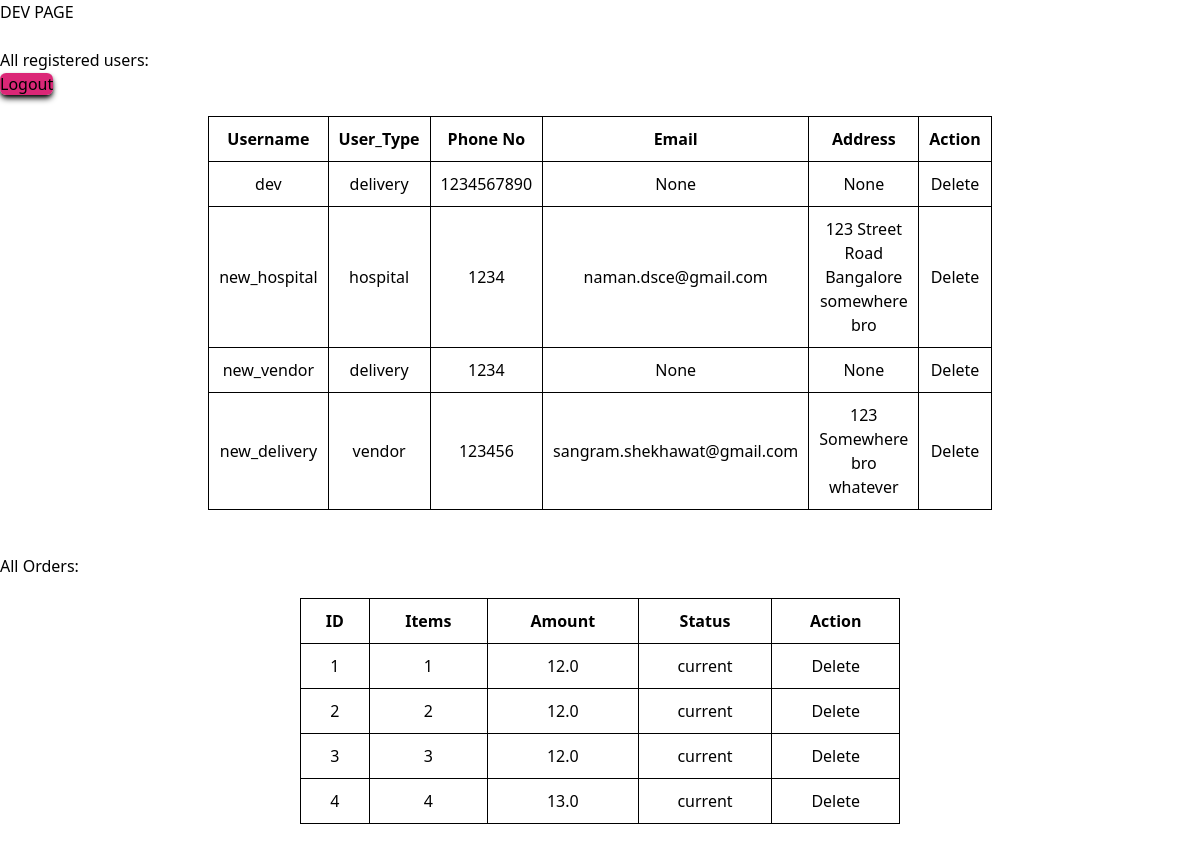
Screenshot of /dev_page (signed in) with the database file from the repository.
### app/models.py (models this page shows, shortened)
class User(db.Model, UserMixin):
    id = db.Column(db.Integer, primary_key=True)
    username = db.Column(db.String(80), unique=True, nullable=False)
    password_hash = db.Column(db.String(120), nullable=False)
    user_type = db.Column(db.String(50), nullable=False)
    email = db.Column(db.String(50),nullable = True)
    phone_no = db.Column(db.String(10),nullable = True)
    address = db.Column(db.String(80),nullable = True)

class Order(db.Model):
    id = db.Column(db.Integer, primary_key=True)
    item = db.Column(db.String(80), nullable=False)
    amount = db.Column(db.Float, nullable=False)
    hospital_username = db.Column(db.String(80), db.ForeignKey('user.username'), nullable=False)
    status = db.Column(db.String(50), nullable=False, default='current')
    urgency = db.Column(db.Integer, default=False)
    timestamp = db.Column(db.DateTime, nullable=False, default=datetime.utcnow)
    vendor = db.Column(db.String(80), nullable = True)
    phone_no = db.Column(db.String(10),nullable = True)
    distance = db.Column(db.Integer, nullable = True)

### app/routes.py (the view)
@bp.route("/dev_page")
def dev_page():
    if not current_user.is_authenticated:
        return redirect(url_for('routes.login'))
    if  current_user.username != 'dev':
        return redirect(url_for('routes.access_denied'))
    all_users = User.query.all()
    all_orders = Order.query.all()
    return render_template('dev_page.html', all_users = all_users, all_orders = all_orders)

### app/models.py (called while the page is built)
@login_manager.user_loader
def load_user(user_id):
    return User.query.get(int(user_id))

### app/templates/dev_page.html (shortened to what this page needs)
{% extends "base.html" %}
{% block content %}
<h2> DEV PAGE</h2>
<br>
<p>All registered users: </p>
<a class="w-32 ml-10 h-12 bg-pink-600 rounded-md outline-none border-none shadow-md shadow-black"href="/logout">Logout</a>
<div class = "table-container">
    <table>
        <tr>
            <td>
                <b>Username</b>
            </td>
            <td>
                <b>User_Type</b>
            </td>
            <td>
                <b>Phone No</b>
            </td>
            <td>
                <b>Email</b>
            </td>
            <td>
                <b>Address</b>
            </td>
            <td>
                <b>Action</b>
            </td>
        </tr>
        {% for user in all_users %}
        {% if user.username != 'admin' %}
        <tr>
            <td>
                {{user.username}}
            </td>
            <td>
                {{user.user_type}}
            </td>
            <td>
                {{user.phone_no}}
            </td>
            <td>
                {{user.email}}
            </td>
            <td>
                {{user.address}}
            </td>
            <td>
                <form action="{{url_for('routes.dev_user_delete', user_id = user.id)}}">
                    <button type = "submit">Delete</button>
                </form>
            </td>
        </tr>
        {% endif %}
        {% endfor %}
    </table>
</div>
<br>
<p>All Orders: </p>
<div class = "table-container">
    <table>
        <tr>
            <td>
                <b>ID</b>
            </td>
            <td>
                <b>Items</b>
            </td>
            <td>
                <b>Amount</b>
            </td>
            <td>
                <b>Status</b>
            </td>
            <td>
                <b>Action</b>
            </td>
        </tr>
        {% for order in all_orders %}
        <tr>
            <td>
                {{order.id}}
            </td>
            <td>
                {{order.item}}
            </td>
            <td>
                {{order.amount}}
            </td>
            <td>
                {{order.status}}
            </td>
            <td>
                <form action="{{url_for('routes.dev_order_delete', order_id = order.id)}}">
                    <button type = "submit">Delete</button>
                </form>
            </td>
        </tr>
        {% endfor %}
    </table>
</div>
{% endblock %}

### app/templates/base.html (shortened to what this page needs)
<!doctype html>
<html lang="en">
  <head>
    <link rel="stylesheet" href="{{ url_for('static', filename='css/main.css') }}">
  </head>
  <body>
      {% block content %}
      {% endblock %}
  </body>
</html>

### app/static/css/main.css (style rules this page uses)
html, :host { line-height: 1.5; -webkit-text-size-adjust: 100%; -moz-tab-size: 4; -o-tab-size: 4; tab-size: 4; font-family: ui-sans-serif, system-ui, sans-serif, "Apple Color Emoji", "Segoe UI Emoji", "Segoe UI Symbol", "Noto Color Emoji"; font-feature-settings: normal; font-variation-settings: normal; -webkit-tap-highlight-color: transparent; }
body { margin: 0; line-height: inherit; }
h1, h2, h3, h4, h5, h6 { font-size: inherit; font-weight: inherit; }
a { color: inherit; text-decoration: inherit; }
b, strong { font-weight: bolder; }
table { text-indent: 0; border-color: inherit; border-collapse: collapse; }
button, input, optgroup, select, textarea { font-family: inherit; font-feature-settings: inherit; font-variation-settings: inherit; font-size: 100%; font-weight: inherit; line-height: inherit; letter-spacing: inherit; color: inherit; margin: 0; padding: 0; }
button, select { text-transform: none; }
button, input:where([type='button']), input:where([type='reset']), input:where([type='submit']) { -webkit-appearance: button; background-color: transparent; background-image: none; }
blockquote, dl, dd, h1, h2, h3, h4, h5, h6, hr, figure, p, pre { margin: 0; }
button, [role="button"] { cursor: pointer; }
.w-32 { width: 8rem; }
.rounded-md { border-radius: 0.375rem; }
.border-none { border-style: none; }
.bg-pink-600 { --tw-bg-opacity: 1; background-color: rgb(219 39 119 / var(--tw-bg-opacity)); }
.shadow-md { --tw-shadow: 0 4px 6px -1px rgb(0 0 0 / 0.1), 0 2px 4px -2px rgb(0 0 0 / 0.1); --tw-shadow-colored: 0 4px 6px -1px var(--tw-shadow-color), 0 2px 4px -2px var(--tw-shadow-color); box-shadow: var(--tw-ring-offset-shadow, 0 0 #0000), var(--tw-ring-shadow, 0 0 #0000), var(--tw-shadow); }
.shadow-black { --tw-shadow-color: #000; --tw-shadow: var(--tw-shadow-colored); }
.outline-none { outline: 2px solid transparent; outline-offset: 2px; }

### app/templates/dev_page.html (style rules this page uses)
.table-container { display: flex; justify-content: center; width: 100%; }
table { border-collapse: collapse; width: 60%; max-width: 600px; margin: 20px auto; text-align: center; }
td { padding: 10px; border: 1px solid black; }

### rows the page displays
User: username "dev", user_type "delivery", phone_no "1234567890", email "None", address "None"
User: username "new_hospital", user_type "hospital", phone_no "1234", email "naman.dsce@gmail.com", address "123 Street Road Bangalore somewhere bro"
User: username "new_vendor", user_type "delivery", phone_no "1234", email "None", address "None"
User: username "new_delivery", user_type "vendor", phone_no "123456", email "sangram.shekhawat@gmail.com", address "123 Somewhere bro whatever"
Order: id "1", item "1", amount "12.0", status "current"
Order: id "2", item "2", amount "12.0", status "current"
Order: id "3", item "3", amount "12.0", status "current"
Order: id "4", item "4", amount "13.0", status "current"
